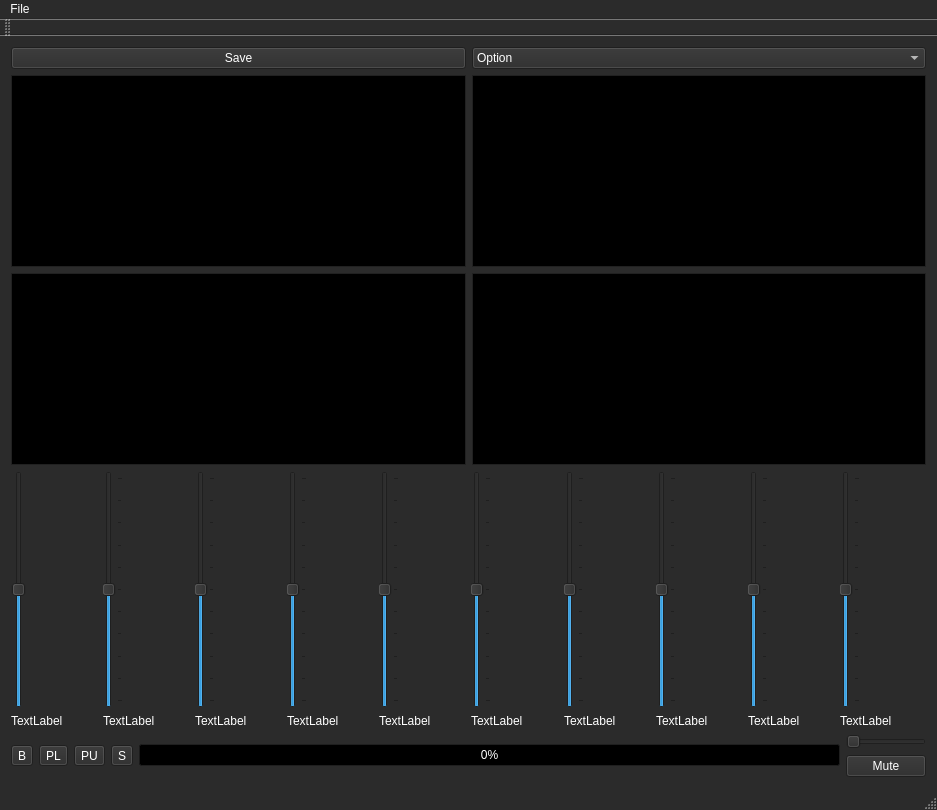
<?xml version="1.0" encoding="UTF-8"?>
<ui version="4.0">
 <class>MainWindow</class>
 <widget class="QMainWindow" name="MainWindow">
  <property name="geometry">
   <rect>
    <x>0</x>
    <y>0</y>
    <width>937</width>
    <height>810</height>
   </rect>
  </property>
  <property name="palette">
   <palette>
    <active>
     <colorrole role="WindowText">
      <brush brushstyle="SolidPattern">
       <color alpha="255">
        <red>255</red>
        <green>255</green>
        <blue>255</blue>
       </color>
      </brush>
     </colorrole>
     <colorrole role="Button">
      <brush brushstyle="SolidPattern">
       <color alpha="255">
        <red>43</red>
        <green>43</green>
        <blue>43</blue>
       </color>
      </brush>
     </colorrole>
     <colorrole role="Light">
      <brush brushstyle="SolidPattern">
       <color alpha="255">
        <red>64</red>
        <green>64</green>
        <blue>64</blue>
       </color>
      </brush>
     </colorrole>
     <colorrole role="Midlight">
      <brush brushstyle="SolidPattern">
       <color alpha="255">
        <red>53</red>
        <green>53</green>
        <blue>53</blue>
       </color>
      </brush>
     </colorrole>
     <colorrole role="Dark">
      <brush brushstyle="SolidPattern">
       <color alpha="255">
        <red>21</red>
        <green>21</green>
        <blue>21</blue>
       </color>
      </brush>
     </colorrole>
     <colorrole role="Mid">
      <brush brushstyle="SolidPattern">
       <color alpha="255">
        <red>28</red>
        <green>28</green>
        <blue>28</blue>
       </color>
      </brush>
     </colorrole>
     <colorrole role="Text">
      <brush brushstyle="SolidPattern">
       <color alpha="255">
        <red>255</red>
        <green>255</green>
        <blue>255</blue>
       </color>
      </brush>
     </colorrole>
     <colorrole role="BrightText">
      <brush brushstyle="SolidPattern">
       <color alpha="255">
        <red>255</red>
        <green>255</green>
        <blue>255</blue>
       </color>
      </brush>
     </colorrole>
     <colorrole role="ButtonText">
      <brush brushstyle="SolidPattern">
       <color alpha="255">
        <red>255</red>
        <green>255</green>
        <blue>255</blue>
       </color>
      </brush>
     </colorrole>
     <colorrole role="Base">
      <brush brushstyle="SolidPattern">
       <color alpha="255">
        <red>0</red>
        <green>0</green>
        <blue>0</blue>
       </color>
      </brush>
     </colorrole>
     <colorrole role="Window">
      <brush brushstyle="SolidPattern">
       <color alpha="255">
        <red>43</red>
        <green>43</green>
        <blue>43</blue>
       </color>
      </brush>
     </colorrole>
     <colorrole role="Shadow">
      <brush brushstyle="SolidPattern">
       <color alpha="255">
        <red>0</red>
        <green>0</green>
        <blue>0</blue>
       </color>
      </brush>
     </colorrole>
     <colorrole role="AlternateBase">
      <brush brushstyle="SolidPattern">
       <color alpha="255">
        <red>21</red>
        <green>21</green>
        <blue>21</blue>
       </color>
      </brush>
     </colorrole>
     <colorrole role="ToolTipBase">
      <brush brushstyle="SolidPattern">
       <color alpha="255">
        <red>255</red>
        <green>255</green>
        <blue>220</blue>
       </color>
      </brush>
     </colorrole>
     <colorrole role="ToolTipText">
      <brush brushstyle="SolidPattern">
       <color alpha="255">
        <red>0</red>
        <green>0</green>
        <blue>0</blue>
       </color>
      </brush>
     </colorrole>
    </active>
    <inactive>
     <colorrole role="WindowText">
      <brush brushstyle="SolidPattern">
       <color alpha="255">
        <red>255</red>
        <green>255</green>
        <blue>255</blue>
       </color>
      </brush>
     </colorrole>
     <colorrole role="Button">
      <brush brushstyle="SolidPattern">
       <color alpha="255">
        <red>43</red>
        <green>43</green>
        <blue>43</blue>
       </color>
      </brush>
     </colorrole>
     <colorrole role="Light">
      <brush brushstyle="SolidPattern">
       <color alpha="255">
        <red>64</red>
        <green>64</green>
        <blue>64</blue>
       </color>
      </brush>
     </colorrole>
     <colorrole role="Midlight">
      <brush brushstyle="SolidPattern">
       <color alpha="255">
        <red>53</red>
        <green>53</green>
        <blue>53</blue>
       </color>
      </brush>
     </colorrole>
     <colorrole role="Dark">
      <brush brushstyle="SolidPattern">
       <color alpha="255">
        <red>21</red>
        <green>21</green>
        <blue>21</blue>
       </color>
      </brush>
     </colorrole>
     <colorrole role="Mid">
      <brush brushstyle="SolidPattern">
       <color alpha="255">
        <red>28</red>
        <green>28</green>
        <blue>28</blue>
       </color>
      </brush>
     </colorrole>
     <colorrole role="Text">
      <brush brushstyle="SolidPattern">
       <color alpha="255">
        <red>255</red>
        <green>255</green>
        <blue>255</blue>
       </color>
      </brush>
     </colorrole>
     <colorrole role="BrightText">
      <brush brushstyle="SolidPattern">
       <color alpha="255">
        <red>255</red>
        <green>255</green>
        <blue>255</blue>
       </color>
      </brush>
     </colorrole>
     <colorrole role="ButtonText">
      <brush brushstyle="SolidPattern">
       <color alpha="255">
        <red>255</red>
        <green>255</green>
        <blue>255</blue>
       </color>
      </brush>
     </colorrole>
     <colorrole role="Base">
      <brush brushstyle="SolidPattern">
       <color alpha="255">
        <red>0</red>
        <green>0</green>
        <blue>0</blue>
       </color>
      </brush>
     </colorrole>
     <colorrole role="Window">
      <brush brushstyle="SolidPattern">
       <color alpha="255">
        <red>43</red>
        <green>43</green>
        <blue>43</blue>
       </color>
      </brush>
     </colorrole>
     <colorrole role="Shadow">
      <brush brushstyle="SolidPattern">
       <color alpha="255">
        <red>0</red>
        <green>0</green>
        <blue>0</blue>
       </color>
      </brush>
     </colorrole>
     <colorrole role="AlternateBase">
      <brush brushstyle="SolidPattern">
       <color alpha="255">
        <red>21</red>
        <green>21</green>
        <blue>21</blue>
       </color>
      </brush>
     </colorrole>
     <colorrole role="ToolTipBase">
      <brush brushstyle="SolidPattern">
       <color alpha="255">
        <red>255</red>
        <green>255</green>
        <blue>220</blue>
       </color>
      </brush>
     </colorrole>
     <colorrole role="ToolTipText">
      <brush brushstyle="SolidPattern">
       <color alpha="255">
        <red>0</red>
        <green>0</green>
        <blue>0</blue>
       </color>
      </brush>
     </colorrole>
    </inactive>
    <disabled>
     <colorrole role="WindowText">
      <brush brushstyle="SolidPattern">
       <color alpha="255">
        <red>21</red>
        <green>21</green>
        <blue>21</blue>
       </color>
      </brush>
     </colorrole>
     <colorrole role="Button">
      <brush brushstyle="SolidPattern">
       <color alpha="255">
        <red>43</red>
        <green>43</green>
        <blue>43</blue>
       </color>
      </brush>
     </colorrole>
     <colorrole role="Light">
      <brush brushstyle="SolidPattern">
       <color alpha="255">
        <red>64</red>
        <green>64</green>
        <blue>64</blue>
       </color>
      </brush>
     </colorrole>
     <colorrole role="Midlight">
      <brush brushstyle="SolidPattern">
       <color alpha="255">
        <red>53</red>
        <green>53</green>
        <blue>53</blue>
       </color>
      </brush>
     </colorrole>
     <colorrole role="Dark">
      <brush brushstyle="SolidPattern">
       <color alpha="255">
        <red>21</red>
        <green>21</green>
        <blue>21</blue>
       </color>
      </brush>
     </colorrole>
     <colorrole role="Mid">
      <brush brushstyle="SolidPattern">
       <color alpha="255">
        <red>28</red>
        <green>28</green>
        <blue>28</blue>
       </color>
      </brush>
     </colorrole>
     <colorrole role="Text">
      <brush brushstyle="SolidPattern">
       <color alpha="255">
        <red>21</red>
        <green>21</green>
        <blue>21</blue>
       </color>
      </brush>
     </colorrole>
     <colorrole role="BrightText">
      <brush brushstyle="SolidPattern">
       <color alpha="255">
        <red>255</red>
        <green>255</green>
        <blue>255</blue>
       </color>
      </brush>
     </colorrole>
     <colorrole role="ButtonText">
      <brush brushstyle="SolidPattern">
       <color alpha="255">
        <red>21</red>
        <green>21</green>
        <blue>21</blue>
       </color>
      </brush>
     </colorrole>
     <colorrole role="Base">
      <brush brushstyle="SolidPattern">
       <color alpha="255">
        <red>43</red>
        <green>43</green>
        <blue>43</blue>
       </color>
      </brush>
     </colorrole>
     <colorrole role="Window">
      <brush brushstyle="SolidPattern">
       <color alpha="255">
        <red>43</red>
        <green>43</green>
        <blue>43</blue>
       </color>
      </brush>
     </colorrole>
     <colorrole role="Shadow">
      <brush brushstyle="SolidPattern">
       <color alpha="255">
        <red>0</red>
        <green>0</green>
        <blue>0</blue>
       </color>
      </brush>
     </colorrole>
     <colorrole role="AlternateBase">
      <brush brushstyle="SolidPattern">
       <color alpha="255">
        <red>43</red>
        <green>43</green>
        <blue>43</blue>
       </color>
      </brush>
     </colorrole>
     <colorrole role="ToolTipBase">
      <brush brushstyle="SolidPattern">
       <color alpha="255">
        <red>255</red>
        <green>255</green>
        <blue>220</blue>
       </color>
      </brush>
     </colorrole>
     <colorrole role="ToolTipText">
      <brush brushstyle="SolidPattern">
       <color alpha="255">
        <red>0</red>
        <green>0</green>
        <blue>0</blue>
       </color>
      </brush>
     </colorrole>
    </disabled>
   </palette>
  </property>
  <property name="windowTitle">
   <string>MainWindow</string>
  </property>
  <widget class="QWidget" name="centralWidget">
   <layout class="QGridLayout" name="gridLayout">
    <item row="0" column="0">
     <layout class="QVBoxLayout" name="verticalLayout_13">
      <item>
       <layout class="QVBoxLayout" name="verticalLayout_12">
        <item>
         <layout class="QHBoxLayout" name="horizontalLayout_6">
          <item>
           <widget class="QPushButton" name="save">
            <property name="text">
             <string>Save</string>
            </property>
           </widget>
          </item>
          <item>
           <widget class="QComboBox" name="comboBox">
            <item>
             <property name="text">
              <string>Option</string>
             </property>
            </item>
            <item>
             <property name="text">
              <string>Hann</string>
             </property>
            </item>
            <item>
             <property name="text">
              <string>Ham</string>
             </property>
            </item>
            <item>
             <property name="text">
              <string>Rect</string>
             </property>
            </item>
           </widget>
          </item>
         </layout>
        </item>
        <item>
         <layout class="QHBoxLayout" name="horizontalLayout_4">
          <item>
           <widget class="PlotWidget" name="graphicsView"/>
          </item>
          <item>
           <widget class="PlotWidget" name="graphicsView_2"/>
          </item>
         </layout>
        </item>
        <item>
         <layout class="QHBoxLayout" name="horizontalLayout_5">
          <item>
           <widget class="PlotWidget" name="graphicsView_3"/>
          </item>
          <item>
           <widget class="PlotWidget" name="graphicsView_4"/>
          </item>
         </layout>
        </item>
       </layout>
      </item>
      <item>
       <layout class="QHBoxLayout" name="horizontalLayout_3" stretch="0,0,0,0,0,0,0,0,0,0">
        <property name="sizeConstraint">
         <enum>QLayout::SetDefaultConstraint</enum>
        </property>
        <item>
         <layout class="QVBoxLayout" name="verticalLayout">
          <item>
           <widget class="QSlider" name="verticalSlider">
            <property name="minimum">
             <number>-50</number>
            </property>
            <property name="maximum">
             <number>50</number>
            </property>
            <property name="orientation">
             <enum>Qt::Vertical</enum>
            </property>
           </widget>
          </item>
          <item>
           <widget class="QLabel" name="label">
            <property name="text">
             <string>TextLabel</string>
            </property>
           </widget>
          </item>
         </layout>
        </item>
        <item>
         <layout class="QVBoxLayout" name="verticalLayout_2">
          <item>
           <widget class="QSlider" name="verticalSlider_2">
            <property name="layoutDirection">
             <enum>Qt::LeftToRight</enum>
            </property>
            <property name="autoFillBackground">
             <bool>false</bool>
            </property>
            <property name="minimum">
             <number>-50</number>
            </property>
            <property name="maximum">
             <number>50</number>
            </property>
            <property name="orientation">
             <enum>Qt::Vertical</enum>
            </property>
            <property name="tickPosition">
             <enum>QSlider::TicksBelow</enum>
            </property>
           </widget>
          </item>
          <item>
           <widget class="QLabel" name="label_2">
            <property name="midLineWidth">
             <number>0</number>
            </property>
            <property name="text">
             <string>TextLabel</string>
            </property>
           </widget>
          </item>
         </layout>
        </item>
        <item>
         <layout class="QVBoxLayout" name="verticalLayout_3">
          <item>
           <widget class="QSlider" name="verticalSlider_3">
            <property name="minimum">
             <number>-50</number>
            </property>
            <property name="maximum">
             <number>50</number>
            </property>
            <property name="orientation">
             <enum>Qt::Vertical</enum>
            </property>
            <property name="tickPosition">
             <enum>QSlider::TicksBelow</enum>
            </property>
           </widget>
          </item>
          <item>
           <widget class="QLabel" name="label_3">
            <property name="text">
             <string>TextLabel</string>
            </property>
           </widget>
          </item>
         </layout>
        </item>
        <item>
         <layout class="QVBoxLayout" name="verticalLayout_4">
          <item>
           <widget class="QSlider" name="verticalSlider_4">
            <property name="minimum">
             <number>-50</number>
            </property>
            <property name="maximum">
             <number>50</number>
            </property>
            <property name="orientation">
             <enum>Qt::Vertical</enum>
            </property>
            <property name="tickPosition">
             <enum>QSlider::TicksBelow</enum>
            </property>
           </widget>
          </item>
          <item>
           <widget class="QLabel" name="label_4">
            <property name="text">
             <string>TextLabel</string>
            </property>
           </widget>
          </item>
         </layout>
        </item>
        <item>
         <layout class="QVBoxLayout" name="verticalLayout_5">
          <item>
           <widget class="QSlider" name="verticalSlider_5">
            <property name="minimum">
             <number>-50</number>
            </property>
            <property name="maximum">
             <number>50</number>
            </property>
            <property name="orientation">
             <enum>Qt::Vertical</enum>
            </property>
            <property name="tickPosition">
             <enum>QSlider::TicksBelow</enum>
            </property>
           </widget>
          </item>
          <item>
           <widget class="QLabel" name="label_5">
            <property name="text">
             <string>TextLabel</string>
            </property>
           </widget>
          </item>
         </layout>
        </item>
        <item>
         <layout class="QVBoxLayout" name="verticalLayout_6">
          <item>
           <widget class="QSlider" name="verticalSlider_6">
            <property name="minimum">
             <number>-50</number>
            </property>
            <property name="maximum">
             <number>50</number>
            </property>
            <property name="orientation">
             <enum>Qt::Vertical</enum>
            </property>
            <property name="tickPosition">
             <enum>QSlider::TicksBelow</enum>
            </property>
           </widget>
          </item>
          <item>
           <widget class="QLabel" name="label_6">
            <property name="text">
             <string>TextLabel</string>
            </property>
           </widget>
          </item>
         </layout>
        </item>
        <item>
         <layout class="QVBoxLayout" name="verticalLayout_7">
          <item>
           <widget class="QSlider" name="verticalSlider_7">
            <property name="minimum">
             <number>-50</number>
            </property>
            <property name="maximum">
             <number>50</number>
            </property>
            <property name="orientation">
             <enum>Qt::Vertical</enum>
            </property>
            <property name="tickPosition">
             <enum>QSlider::TicksBelow</enum>
            </property>
           </widget>
          </item>
          <item>
           <widget class="QLabel" name="label_7">
            <property name="text">
             <string>TextLabel</string>
            </property>
           </widget>
          </item>
         </layout>
        </item>
        <item>
         <layout class="QVBoxLayout" name="verticalLayout_8">
          <item>
           <widget class="QSlider" name="verticalSlider_8">
            <property name="minimum">
             <number>-50</number>
            </property>
            <property name="maximum">
             <number>50</number>
            </property>
            <property name="orientation">
             <enum>Qt::Vertical</enum>
            </property>
            <property name="tickPosition">
             <enum>QSlider::TicksBelow</enum>
            </property>
           </widget>
          </item>
          <item>
           <widget class="QLabel" name="label_8">
            <property name="text">
             <string>TextLabel</string>
            </property>
           </widget>
          </item>
         </layout>
        </item>
        <item>
         <layout class="QVBoxLayout" name="verticalLayout_9">
          <item>
           <widget class="QSlider" name="verticalSlider_9">
            <property name="minimum">
             <number>-50</number>
            </property>
            <property name="maximum">
             <number>50</number>
            </property>
            <property name="orientation">
             <enum>Qt::Vertical</enum>
            </property>
            <property name="tickPosition">
             <enum>QSlider::TicksBelow</enum>
            </property>
           </widget>
          </item>
          <item>
           <widget class="QLabel" name="label_9">
            <property name="text">
             <string>TextLabel</string>
            </property>
           </widget>
          </item>
         </layout>
        </item>
        <item>
         <layout class="QVBoxLayout" name="verticalLayout_10">
          <item>
           <widget class="QSlider" name="verticalSlider_10">
            <property name="mouseTracking">
             <bool>true</bool>
            </property>
            <property name="contextMenuPolicy">
             <enum>Qt::PreventContextMenu</enum>
            </property>
            <property name="acceptDrops">
             <bool>false</bool>
            </property>
            <property name="autoFillBackground">
             <bool>false</bool>
            </property>
            <property name="minimum">
             <number>-50</number>
            </property>
            <property name="maximum">
             <number>50</number>
            </property>
            <property name="singleStep">
             <number>1</number>
            </property>
            <property name="pageStep">
             <number>10</number>
            </property>
            <property name="sliderPosition">
             <number>0</number>
            </property>
            <property name="orientation">
             <enum>Qt::Vertical</enum>
            </property>
            <property name="tickPosition">
             <enum>QSlider::TicksBelow</enum>
            </property>
            <property name="tickInterval">
             <number>0</number>
            </property>
           </widget>
          </item>
          <item>
           <widget class="QLabel" name="label_10">
            <property name="text">
             <string>TextLabel</string>
            </property>
           </widget>
          </item>
         </layout>
        </item>
       </layout>
      </item>
      <item>
       <layout class="QHBoxLayout" name="horizontalLayout_2" stretch="2,55,5">
        <item>
         <layout class="QHBoxLayout" name="horizontalLayout">
          <item>
           <widget class="QToolButton" name="browser">
            <property name="text">
             <string>B</string>
            </property>
           </widget>
          </item>
          <item>
           <widget class="QToolButton" name="play">
            <property name="text">
             <string>PL</string>
            </property>
           </widget>
          </item>
          <item>
           <widget class="QToolButton" name="pause">
            <property name="text">
             <string>PU</string>
            </property>
           </widget>
          </item>
          <item>
           <widget class="QToolButton" name="stop">
            <property name="text">
             <string>S</string>
            </property>
           </widget>
          </item>
         </layout>
        </item>
        <item>
         <widget class="QProgressBar" name="progressBar">
          <property name="value">
           <number>0</number>
          </property>
          <property name="format">
           <string>%p%</string>
          </property>
         </widget>
        </item>
        <item>
         <layout class="QVBoxLayout" name="verticalLayout_11" stretch="0,0">
          <item>
           <widget class="QSlider" name="volume">
            <property name="orientation">
             <enum>Qt::Horizontal</enum>
            </property>
           </widget>
          </item>
          <item>
           <widget class="QPushButton" name="mute">
            <property name="text">
             <string>Mute</string>
            </property>
           </widget>
          </item>
         </layout>
        </item>
       </layout>
      </item>
     </layout>
    </item>
   </layout>
  </widget>
  <widget class="QMenuBar" name="menuBar">
   <property name="geometry">
    <rect>
     <x>0</x>
     <y>0</y>
     <width>937</width>
     <height>20</height>
    </rect>
   </property>
   <widget class="QMenu" name="menuFile">
    <property name="title">
     <string>File</string>
    </property>
    <addaction name="separator"/>
    <addaction name="actionQuit"/>
   </widget>
   <addaction name="menuFile"/>
  </widget>
  <widget class="QToolBar" name="mainToolBar">
   <attribute name="toolBarArea">
    <enum>TopToolBarArea</enum>
   </attribute>
   <attribute name="toolBarBreak">
    <bool>false</bool>
   </attribute>
  </widget>
  <widget class="QStatusBar" name="statusBar"/>
  <action name="actionOpen">
   <property name="text">
    <string>Open</string>
   </property>
  </action>
  <action name="actionQuit">
   <property name="text">
    <string>Quit </string>
   </property>
  </action>
 </widget>
 <layoutdefault spacing="6" margin="11"/>
 <customwidgets>
  <customwidget>
   <class>PlotWidget</class>
   <extends>QGraphicsView</extends>
   <header>pyqtgraph</header>
  </customwidget>
 </customwidgets>
 <resources/>
 <connections/>
</ui>
